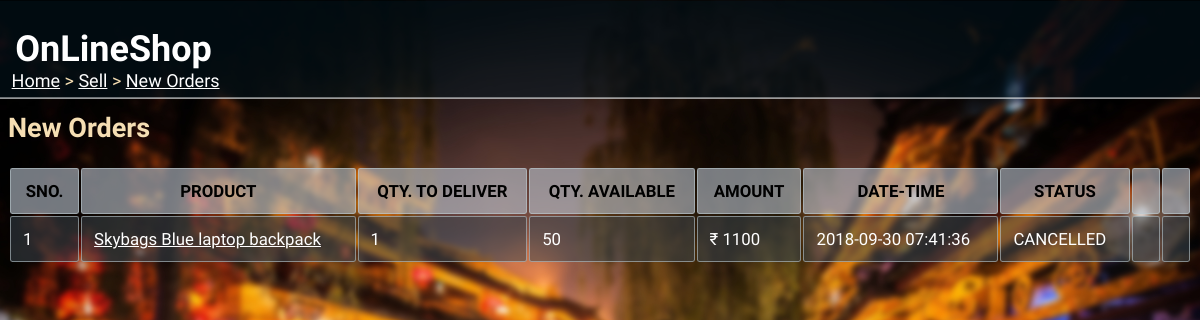
/sell/neworders/ (signed in), run on the app's committed database.
### tables this page shows
CREATE TABLE orders(
orderID varchar(10) PRIMARY KEY,
custID REFERENCES customer(custID),
prodID REFERENCES product(prodID),
quantity integer check(quantity>=1),
date datetime not null,
cost_price decimal(9,2) NOT NULL,
sell_price decimal(9,2) NOT NULL,
status varchar(15) NOT NULL,
CHECK (cost_price < sell_price )
);

CREATE TABLE product(
prodID varchar(10) PRIMARY KEY,
name varchar(30) NOT NULL,
quantity integer CHECK(quantity>=0) NOT NULL,
category varchar(30) NOT NULL ,
cost_price decimal(9,2) NOT NULL,
sell_price decimal(9,2) NOT NULL,
description varchar(100),
sellID varchar(10) REFERENCES seller (sellID),
CHECK (sell_price>cost_price)
);

### __init__.py (the view)
@app.route("/sell/neworders/")
def new_orders():
    if 'userid' not in session:
        return redirect(url_for('home'))
    if session['type']=="Customer":
        abort(403)
    res = sell_orders(session['userid'])
    return render_template('new_orders.html', orders=res)

### dbaccess.py (called while the page is built)
def sell_orders(sellID):
    conn = sqlite3.connect('onlineshop.db')
    cur = conn.cursor()
    a = cur.execute(""" SELECT o.orderID, o.prodID, p.name, o.quantity, p.quantity, o.cost_price, o.date, o.status
                        FROM orders o JOIN product p
                        WHERE o.prodID=p.prodID AND p.sellID=? AND o.status!='RECIEVED'
                        ORDER BY o.date DESC """, (sellID,))
    res = [i for i in a]
    conn.close()
    return res

### templates/new_orders.html (shortened to what this page needs)
<html>
<head>
  <link rel="stylesheet" href="{{url_for('static', filename='main.css')}}">
</head>
<body>
  <div class="sticky">
    <h1>OnLineShop</h1>
  </div>
  <div class="nav">
    <p><a href="/">Home</a> > <a href="/sell">Sell</a> > <a href="">New Orders</a></p>
  </div>
  <h2>New Orders</h2>
  {% if orders|length==0 %}
  <p>You have new orders right now.</p>
  {% else %}
  <table>
    <tr>
      <th>SNO.</th><th>PRODUCT</th><th>QTY. TO DELIVER</th>
      <th>QTY. AVAILABLE</th><th>AMOUNT</th><th>DATE-TIME</th><th>STATUS</th><th></th><th></th>
    </tr>
    {% set cnt={'val':1} %}
    {% for i in orders %}
    <tr>
      <td>{{cnt['val']}}</td><td><a href="/viewproduct/{{i[1]}}">{{i[2]}}</a></td><td>{{i[3]}}</td><td>{{i[4]}}</td>
      <td>₹ {{i[5]}}</td><td>{{i[6]}}</td><td>{{i[7]}}</td>
      {% if i[7]=="PLACED" %}
      {% if i[3]<=i[4] %}
      <td><p class="press"><a href="/dispatch/{{i[0]}}">Dispatch Order</a></p></td>
      {% else %}
      <td>Insufficient Stock</td>
      {% endif %}
      <td><p class="press"><a href="/cancel/{{i[0]}}">Cancel Order</a></p></td>
      {% else %}
      <td></td><td></td>
      {% endif %}
    </tr>
    {% endfor %}
  </table>
  {% endif %}
</body>
</html>

### static/main.css (style rules this page uses)
div.sticky { position: -webkit-sticky; position: sticky; top: 0.2px; margin: -0.7vw; background-color: rgba(3, 22, 32, 0.5); color: white; padding: 0.3vw; font-size: 1.5vw; border-bottom: 1px solid white; font-family: 'Acme'; }
div.sticky h1 { padding-left:1vw; }
body { font-family:'K2D'; font-size: 1.5vw; background-image: url('background2.jpg'); background-size: cover; color: wheat; max-width: 100%; overflow-x: hidden; }
div.nav { position: fixed; display: block; top: 5vw; margin:-0.7vw; padding-left:1vw; border:none; overflow: hidden; }
div.nav a { text-decoration: underline; color: white; }
table { width: 100%; font-size: 1.4vw; }
th { border: 1px solid rgba(187, 203, 207, 0.589); border-radius: 0.2vw; padding: 1vw; text-align: center; background-color: rgba(185, 196, 206, 0.616); color: black; }
td { border: 1px solid rgba(187, 203, 207, 0.589); border-radius: 0.2vw; padding:1vw; text-align: left; background-color: rgba(60, 71, 80, 0.521); color: white; word-wrap: break-word; }
td a { text-decoration: underline; color: white; }
a { text-decoration: underline; color: white; }

### data on the page
orders: val "1", name "Skybags Blue laptop backpack", quantity "1", quantity "50", cost_price "1100", date "2018-09-30 07:41:36", status "CANCELLED"
